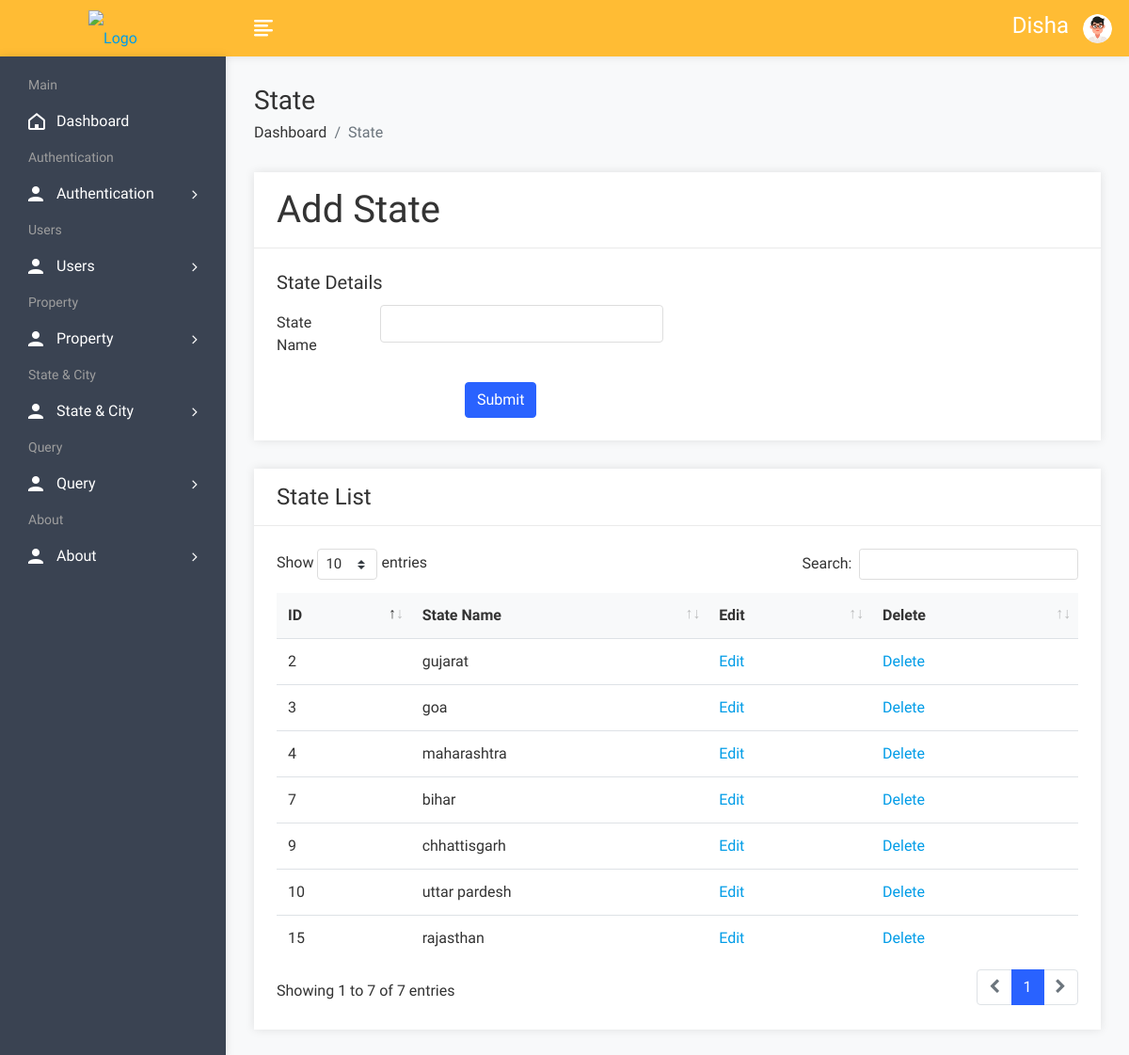
/admin/stateadd.php (signed in), run on the app's committed database.
### tables this page shows
CREATE TABLE `state` (
  `sid` int(50) NOT NULL,
  `sname` varchar(100) NOT NULL
);

### admin/stateadd.php (the view, shortened to what this page needs)
<!DOCTYPE html>
<html lang="en">
<head>
        <link rel="stylesheet" href="assets/css/bootstrap.min.css">
        <link rel="stylesheet" href="assets/css/font-awesome.min.css">
        <link rel="stylesheet" href="assets/css/feathericon.min.css">
		<link rel="stylesheet" href="assets/plugins/datatables/dataTables.bootstrap4.min.css">
		<link rel="stylesheet" href="assets/plugins/datatables/responsive.bootstrap4.min.css">
		<link rel="stylesheet" href="assets/plugins/datatables/select.bootstrap4.min.css">
		<link rel="stylesheet" href="assets/plugins/datatables/buttons.bootstrap4.min.css">
        <link rel="stylesheet" href="assets/css/style.css">
    </head>
    <body>
			<?php include("header.php");?>
            <div class="page-wrapper">
                <div class="content container-fluid">
					<div class="page-header">
						<div class="row">
							<div class="col">
								<h3 class="page-title">State</h3>
								<ul class="breadcrumb">
									<li class="breadcrumb-item"><a href="dashboard.php">Dashboard</a></li>
									<li class="breadcrumb-item active">State</li>
								</ul>
							</div>
						</div>
					</div>
					<div class="row">
						<div class="col-md-12">
							<div class="card">
								<div class="card-header">
									<h1 class="card-title">Add State</h1>
								</div>
								<form method="post" id="insert product" enctype="multipart/form-data">
									<div class="card-body">
											<div class="row">
												<div class="col-xl-6">
													<h5 class="card-title">State Details</h5>
													<div class="form-group row">
														<label class="col-lg-3 col-form-label">State Name</label>
														<div class="col-lg-9">
															<input type="text" class="form-control" name="state">
														</div>
													</div>
												</div>
											</div>
											<div class="text-left">
												<input type="submit" class="btn btn-primary"  value="Submit" name="insert" style="margin-left:200px;">
											</div>
									</div>
								</form>
							</div>
						</div>
					</div>
				<div class="row">
						<div class="col-sm-12">
							<div class="card">
								<div class="card-header">
									<h4 class="card-title">State List</h4>
								</div>
								<div class="card-body">
									<table id="basic-datatable" class="table">
                                            <thead>
                                                <tr>
                                                    <th>ID</th>
                                                    <th>State Name</th>
													<th>Edit</th>
                                                    <th>Delete</th>
                                                </tr>
                                            </thead>
                                            <tbody>
											<?php
												$query=mysqli_query($con,"select * from state");
												while($row=mysqli_fetch_row($query))
													{
											?>
                                                <tr>
                                                    <td><?php echo $row['0']; ?></td>
                                                    <td><?php echo $row['1']; ?></td>
													<td><a href="stateedit.php?id=<?php echo $row['0']; ?>">Edit</a></td>
                                                    <td><a href="statedelete.php?id=<?php echo $row['0']; ?>">Delete</a></td>
                                                </tr>
                                                <?php } ?>
                                            </tbody>
                                        </table>
								</div>
							</div>
						</div>
					</div>
				</div>
			</div>
    </body>
</html>

### data on the page
state: sid "2", sname "gujarat"
state: sid "3", sname "goa"
state: sid "4", sname "maharashtra"
state: sid "7", sname "bihar"
state: sid "9", sname "chhattisgarh"
state: sid "10", sname "uttar pardesh"
state: sid "15", sname "rajasthan"

### other printed values
$_SESSION['auser'] "Disha"
